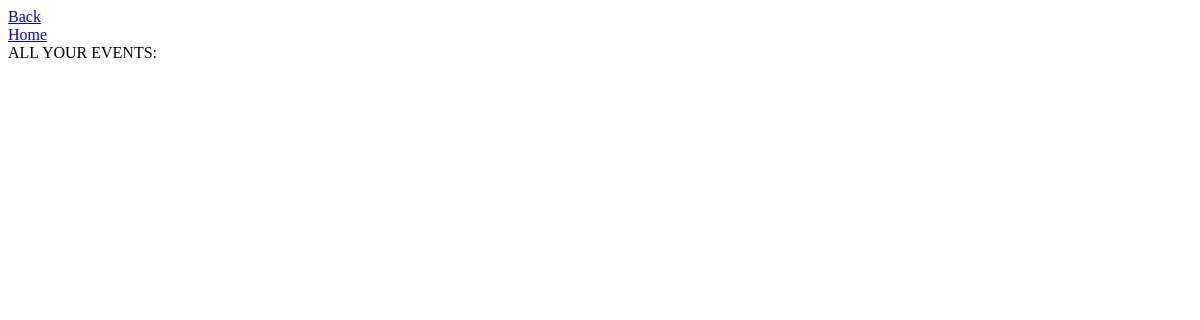
Before: /all_events.html with the older database file.
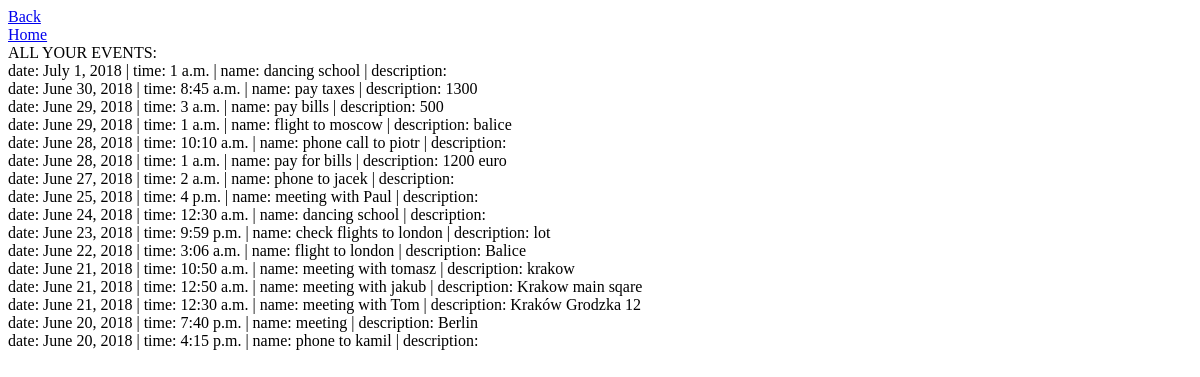
After: the same page with the newer database file.
### manager/models.py (models this page shows)
class Event(models.Model):
    name = models.CharField(max_length=50)
    description = models.CharField(max_length=500, null=True)
    date = models.DateField(blank=True)
    time = models.TimeField(null=True)

### manager/views.py (the view)
# urls.py: url(r'^all_events\.html', views.all_events),
def all_events(request):
    all = Event.objects.all().order_by('-date', '-time')
    return render(request, 'all_events.html', {'all': all})

### manager/templates/all_events.html (shortened to what this page needs)
<!DOCTYPE html>
<html>
    <head>
    </head>
    <body>
        <a href="/events.html">Back</a><br>
        <a href="/">Home</a><br>
        ALL YOUR EVENTS: <br>
        {% for event in all %}
           date: {{ event.date }} | time: {{ event.time }} | name: {{ event.name }} | description: {{ event.description }}  <br/>
        {% endfor %}
    </body>
</html>

Changed rows visible on the page:
added Event: date "July 1, 2018", time "1 a.m.", name "dancing school"
added Event: date "June 30, 2018", time "8:45 a.m.", name "pay taxes", description "1300"
added Event: date "June 29, 2018", time "3 a.m.", name "pay bills", description "500"
added Event: date "June 29, 2018", time "1 a.m.", name "flight to moscow", description "balice"
added Event: date "June 28, 2018", time "10:10 a.m.", name "phone call to piotr"
added Event: date "June 28, 2018", time "1 a.m.", name "pay for bills", description "1200 euro"
added Event: date "June 27, 2018", time "2 a.m.", name "phone to jacek"
added Event: date "June 25, 2018", time "4 p.m.", name "meeting with Paul"
added Event: date "June 24, 2018", time "12:30 a.m.", name "dancing school"
added Event: date "June 23, 2018", time "9:59 p.m.", name "check flights to london", description "lot"
added Event: date "June 22, 2018", time "3:06 a.m.", name "flight to london", description "Balice"
added Event: date "June 21, 2018", time "10:50 a.m.", name "meeting with tomasz", description "krakow"
added Event: date "June 21, 2018", time "12:50 a.m.", name "meeting with jakub", description "Krakow main sqare"
added Event: date "June 21, 2018", time "12:30 a.m.", name "meeting with Tom", description "Kraków Grodzka 12"
added Event: date "June 20, 2018", time "7:40 p.m.", name "meeting", description "Berlin"
added Event: date "June 20, 2018", time "4:15 p.m.", name "phone to kamil"
